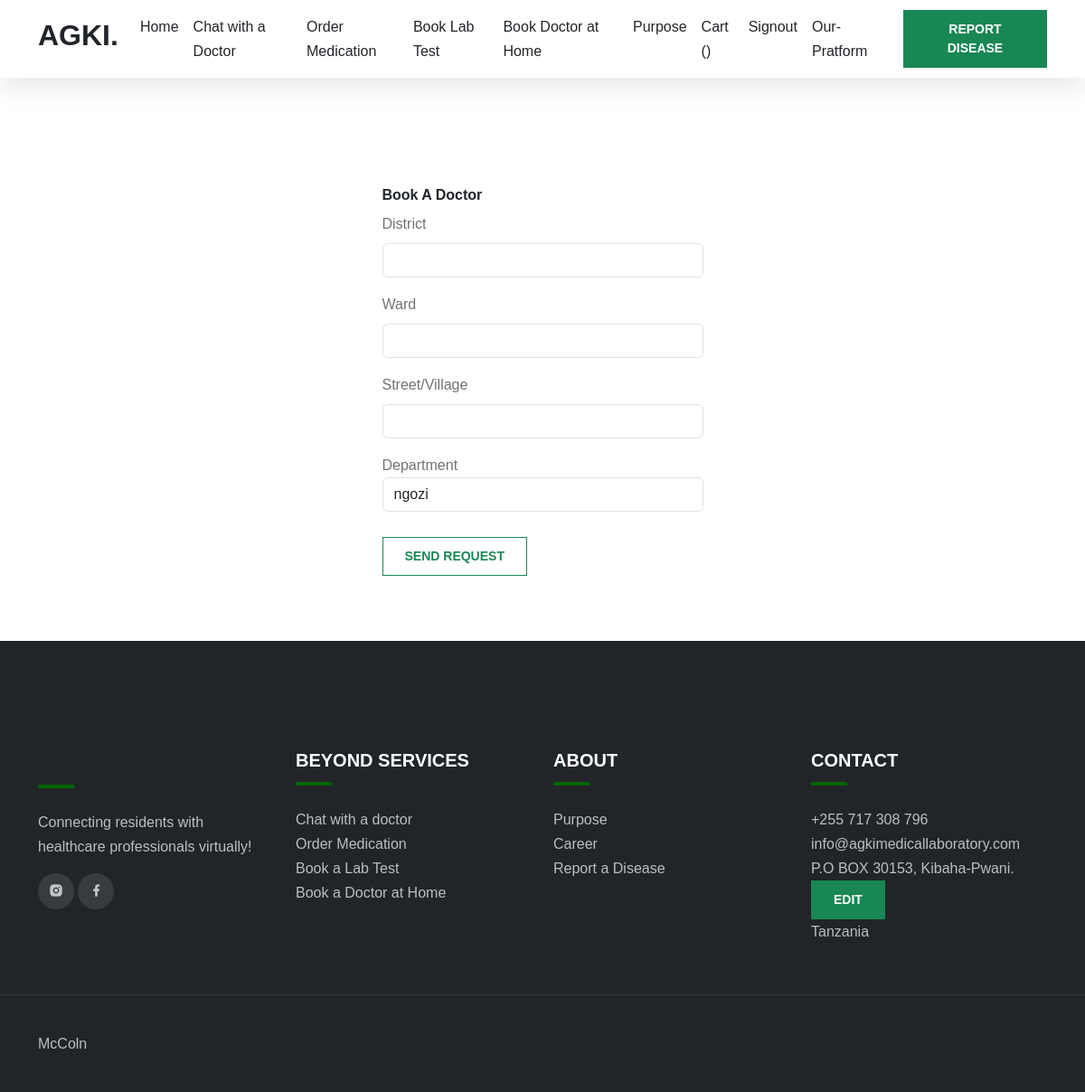
Page /bookDoctor/ (signed in) on the committed database.
### app/models.py (models this page shows)
class FooterContact(models.Model):
    phonenumber = models.CharField(max_length=200)
    email = models.CharField(max_length=200)
    address = models.CharField(max_length=200)

### app/views.py (the view)
# urls.py: path('bookDoctor/', views.bookDoctor, name='bookDoctor'),
def bookDoctor(request):
    departments = Department.objects.all()
    footer = FooterContact.objects.all()
    form = BookDoctorForm()
    if request.method == 'POST':
        form = BookDoctorForm(request.POST,request.FILES)
        if form.is_valid():
            report = form.save(commit=False)
            report.user=request.user
            report.save()
            messages.success(request,'Request is send successfully, the time and day for appointment will send to your sms after processing')
            return redirect('bookDoctor')
    else:
        form = BookDoctorForm()
    context = {
        'departments':departments,
        'form':form,
        'footer':footer,
    }
    return render(request,'app/bookDoctor.html',context)

### app/forms.py
class BookDoctorForm(forms.ModelForm):
    class Meta:
        model = BookDoctor
        fields = ['district','ward','street','department']

### app/templates/app/bookDoctor.html (shortened to what this page needs)
{% extends 'app/base.html' %}
{% load static %}
{% block content %}
  <main class="mt-5 pt-4">
    <div class="container">
           <section class="mb-4">
            <div class="row">
            <div class="col-md-5 mx-auto">
                <div class="p-5 bg-white">
                    <h6>Book A Doctor</h6>
                      {% if user.is_authenticated %}
                    <form method="post" action="" id="userUpdateForm">
                        <div class="mb-3">
                            <label for="district" class="form-label">District</label>
                            <input type="text" class="form-control" name="district" >
                        </div>
                        <div class="mb-3">
                            <label for="ward" class="form-label">Ward</label>
                            <input type="text" class="form-control" name="ward" >
                        </div>
                        <div class="mb-3">
                            <label for="street" class="form-label">Street/Village</label>
                            <input type="text" class="form-control" name="street" >
                        </div>
                        <div class="form-group">
                            <label for="position">Department</label>
                            <select class="form-control" name="department">
                                {% for department in departments %}
                                    <option value="{{ department.id }}" {% if department.id == s.position.id %}selected{% endif %}>
                                        {{ department.name }}
                                    </option>
                                {% endfor %}
                            </select>
                          </div>
                        <br>
                        <button type="submit" class="btn btn-outline-success">Send Request</button>
                    </form>
                    {% else %}
                        <div class="d-grid gap-2">
                            <a href="{% url 'signin' %}"><button class="btn btn-success mt-3" type="submit">Login to Continue</button></a>
                        </div>
                    {% endif %}
                </div>
            </div>
        </div>
      </section>
    </div>
  </main>
{% endblock %}

### app/templates/app/base.html (shortened to what this page needs)
{% load static %}
<!doctype html>
<html lang="en">
<head>
    <link rel="stylesheet" href="https://cdn.jsdelivr.net/npm/bootstrap@5.2.0/dist/css/bootstrap.min.css">
    <link href="https://cdn.jsdelivr.net/npm/remixicon@2.5.0/fonts/remixicon.css" rel="stylesheet">
    <link rel="stylesheet" href="https://cdn.jsdelivr.net/npm/@fancyapps/ui@4.0/dist/fancybox.css">
    <link href="https://cdn.jsdelivr.net/npm/bootstrap@5.3.0-alpha1/dist/css/bootstrap.min.css" rel="stylesheet">
    <link rel="stylesheet" href="{% static 'videos/index.css' %}">
</head>
<body data-bs-spy="scroll" data-bs-target=".navbar">
    <nav class="navbar navbar-expand-lg bg-white sticky-top">
        <div class="container">
            <a class="navbar-brand" href="{% url 'index' %}">
                <h2>AGKI.</h2>
            </a>
            <div class="collapse navbar-collapse" id="navbarNav">
                <ul class="navbar-nav ms-auto">
                    <li class="nav-item">
                        <a class="nav-link" href="{% url 'index' %}">Home</a>
                    </li>
                    <li class="nav-item">
                        <a class="nav-link" href="{% url 'create-thread' %}">Chat with a Doctor</a>
                    </li>
                    <li class="nav-item">
                        <a class="nav-link" href="{% url 'medicationRequest' %}">Order Medication</a>
                    </li>
                    <li class="nav-item">
                        <a class="nav-link" href="{% url 'bookLabTest' %}">Book Lab Test</a>
                    </li>
                    <li class="nav-item">
                        <a class="nav-link" href="{% url 'bookDoctor' %}">Book Doctor at Home</a>
                    </li>
                    <li class="nav-item">
                        <a class="nav-link" href="{% url 'purpose' %}">Purpose</a>
                    </li>
                    {% if user.is_authenticated %}
                    <li class="nav-item">
                        <a class="nav-link" href="{% url 'order_summary' %}">Cart ({{ total_cart }})</a>
                    </li>
                    <li class="nav-item">
                        <a class="nav-link" href="{% url 'signout' %}">Signout</a>
                    </li>
                    {% else %}
                    <li class="nav-item">
                        <a class="nav-link" href="{% url 'signin' %}">Signin</a>
                    </li>
                    {% endif %}
                    {% if user.is_pharmacist  or user.is_doctor or user.is_laboratorist or user.is_receptionist or user.is_seller %}
                    <li class="nav-item">
                        <a class="nav-link" href="{% url 'home' %}" class="btn btn-brand ms-lg-3">Our-Pratform</a>
                    </li>
                    {% endif %}
                </ul>
                {% if user.is_authenticated %}
                <a href="{% url 'sickinfo' %}" class="btn btn-success ms-lg-3">Report Disease</a>
                {% else %}
                <a href="{% url 'signin' %}" class="btn btn-success ms-lg-3">Login to Report Disease</a>
                {% endif %}
            </div>
        </div>
    </nav>
    {% block content %}
    {% endblock %}
    <footer class="bg-dark">
        <div class="footer-top">
            <div class="container">
                <div class="row gy-5">
                    <div class="col-lg-3 col-sm-6">
                        <div class="line"></div>
                        <p>Connecting residents with healthcare professionals virtually!</p>
                        <div class="social-icons">
                            <a href="https://instagram.com/agkimedicallab?igshid=5zjy93huqk91"><i class="ri-instagram-fill"></i></a>
                            <a href="https://web.facebook.com/search/top?q=agki%20medical%20laboratory"><i class="ri-facebook-fill"></i></a>
                        </div>
                    </div>
                    <div class="col-lg-3 col-sm-6">
                        <h5 class="mb-0 text-white">BEYOND SERVICES</h5>
                        <div class="line"></div>
                        <ul>
                            <li><a href="{% url 'create-thread' %}">Chat with a doctor</a></li>
                            <li><a href="{% url 'medicationRequest' %}">Order Medication</a></li>
                            <li><a href="{% url 'bookLabTest' %}">Book a Lab Test</a></li>
                            <li><a href="{% url 'bookDoctor' %}">Book a Doctor at Home</a></li>
                        </ul>
                    </div>
                    <div class="col-lg-3 col-sm-6">
                        <h5 class="mb-0 text-white">ABOUT</h5>
                        <div class="line"></div>
                        <ul>
                            <li><a href="{% url 'purpose' %}">Purpose</a></li>
                            <li><a href="#">Career</a></li>
                            <li><a href="{% url 'sickinfo' %}">Report a Disease</a></li>
                        </ul>
                    </div>
                    <div class="col-lg-3 col-sm-6">
                        <h5 class="mb-0 text-white">CONTACT</h5>
                        <div class="line"></div>
                        <ul>
                            {% for i in footer %}
                                <li>{{i.phonenumber}}</li>
                                <li>{{i.email}}</li>
                                <li>{{i.address}}</li>
                                {% if user.is_superuser %}
                                <a href="{% url 'footerContact' i.id %}"><button class="btn btn-success">Edit</button></a>
                                {% endif %}
                            {% endfor %}
                                <li>Tanzania</li>
                        </ul>
                    </div>
                </div>
            </div>
        </div>
        <div class="footer-bottom">
            <div class="container">
                <div class="row g-4 justify-content-between">
                    <div class="col-auto">
                        <p class="mb-0"><a href="https://instagram.com/eng_mccoln">McColn</a></p>
                    </div>
                    <div class="col-auto">
                    </div>
                </div>
            </div>
        </div>
    </footer>
  </body>
  </html>

### static/videos/index.css (style rules this page uses)
:root { --c-dark: #212529; --c-brand: darkgreen; --c-brand-light: #4e8b57; --c-brand-rgb: 46, 139, 87; --c-body: #727272; --font-base: "ClashDisplay", sans-serif; --box-shadow: 0px 15px 25px rgba(0,0,0,0.08); --transition: all 0.5s ease; }
body { font-family: var(--font-base); line-height: 1.7; color: var(--c-body); }
h1, h2, h3,h4, h5, h6, .h1, .h2, .h3, .h4, .h5, .h6 { font-weight: 600; color: var(--c-dark); }
a { text-decoration: none; color: var(--c-brand); transition: var(--transition); }
.navbar { box-shadow: var(--box-shadow); }
.navbar-nav .nav-link { font-weight: 500; color: var(--c-dark); }
.btn { font-weight: 600; font-size: 14px; text-transform: uppercase; border-radius: 0; padding: 10px 24px; }
footer { padding-top: 120px; }
.footer-top { padding-bottom: 40px; border-bottom: 1px solid rgba(255,255,255,0.1); }
.footer-bottom { padding-top: 40px; padding-bottom: 40px; }
footer li, footer p, footer a { color: rgba(255,255,255,0.7); }
footer ul { list-style: none; padding: 0; }
footer .line { width: 40px; height: 4px; background-color: var(--c-brand); margin-top: 12px; margin-bottom: 24px; }
.social-icons a { width: 40px; height: 40px; display: inline-flex; align-items: center; justify-content: center; background-color: rgba(255,255,255,0.1); border-radius: 100px; }

### app/templates/app/base.html (style rules this page uses)
a { text-decoration: none; }

### rows in the picture
FooterContact: phonenumber "+255 717 308 796", email "info@agkimedicallaboratory.com", address "P.O BOX 30153, Kibaha-Pwani."

### other values in the picture
form field department "ngozi"
